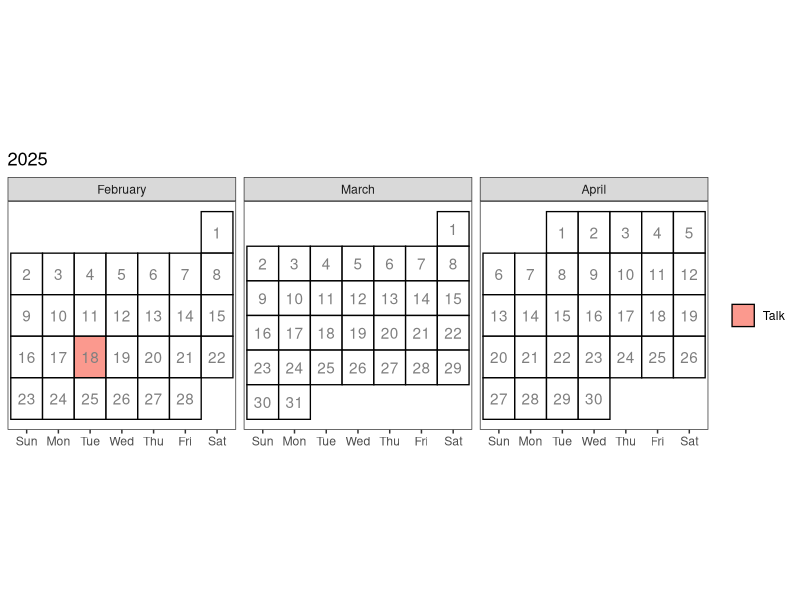

Reproduce this figure in R.
library(tidyverse)

# General purpose calendar to show events adapted from
# Create a calendar for your syllabus ----
# Source: http://svmiller.com/blog/2020/08/a-ggplot-calendar-for-your-semester/

meetup_dates <- c(ymd(20241029))

talk_dates <- c(ymd(20241204, 20250218))

# What are the full dates of the semester? Here, I'll exclude exam week as I like to do.
# In this case: 6 January to 23 April
semester_dates <- seq(ymd(20250201), ymd(20250430), by=1)

# Custom function for treating the first day of the month as the first week
# of the month up until the first Sunday (unless Sunday was the start of the month)
wom <- function(date) {
  first <- wday(as.Date(paste(year(date),month(date),1,sep="-")))
  return((mday(date)+(first-2)) %/% 7+1)
}

# Create a data frame of dates, assign to Cal
Cal <- tibble(date = semester_dates)  %>%
  mutate(mon = lubridate::month(date, label = TRUE, abbr = FALSE), # get month label
         wkdy = weekdays(date, abbreviate = TRUE), # get weekday label
         wkdy = fct_relevel(wkdy, "Sun", "Mon", "Tue", "Wed", "Thu","Fri","Sat"), # make sure Sunday comes first
         semester = date %in% semester_dates, # is date part of the semester?
         day = lubridate::mday(date), # get day of month to add later as a label
         # Below: our custom wom() function
         week = wom(date))

# Create a category variable, for filling.
# I can probably make this a case_when(), but this will work.

Cal <- Cal %>%
  mutate(category = ifelse(date %in% meetup_dates, "Meetup",
                           ifelse(date %in% talk_dates, "Talk","NA"))
  )

class_cal <- Cal %>%
  ggplot(.,aes(wkdy, week)) +
  theme_bw() +
  theme(
    aspect.ratio = 1,
    panel.grid.major.x = element_blank(),
    legend.title = element_blank(),
    axis.title.y = element_blank(), axis.title.x = element_blank(), axis.ticks.y = element_blank(), axis.text.y = element_blank()) +
  # geom_tile and facet_wrap will do all the heavy lifting
  geom_tile(alpha=0.8, aes(fill=category), color="black", linewidth=.45) +
  facet_wrap(~mon, scales = "free", ncol=3) +
  # fill in tiles to make it look more "calendary" (sic)
  geom_text(aes(label=day), colour = "grey50") +
  # put your y-axis down, flip it, and reverse it
  scale_y_reverse(breaks=NULL) +
  # manually fill scale colors to something you like...
  scale_color_manual(values = c("FALSE" = "white", "TRUE" = "black"), guide = "none") +
  scale_fill_manual(values=c("Talk"="salmon",
                             "Meetup" = "goldenrod",
                             "NA" = "white" # I like these whited out...
  ),
  #... but also suppress a label for a non-class semester day
  breaks=c("Talk", "Meetup")) +
  ggtitle(year(Cal$date[1]))
